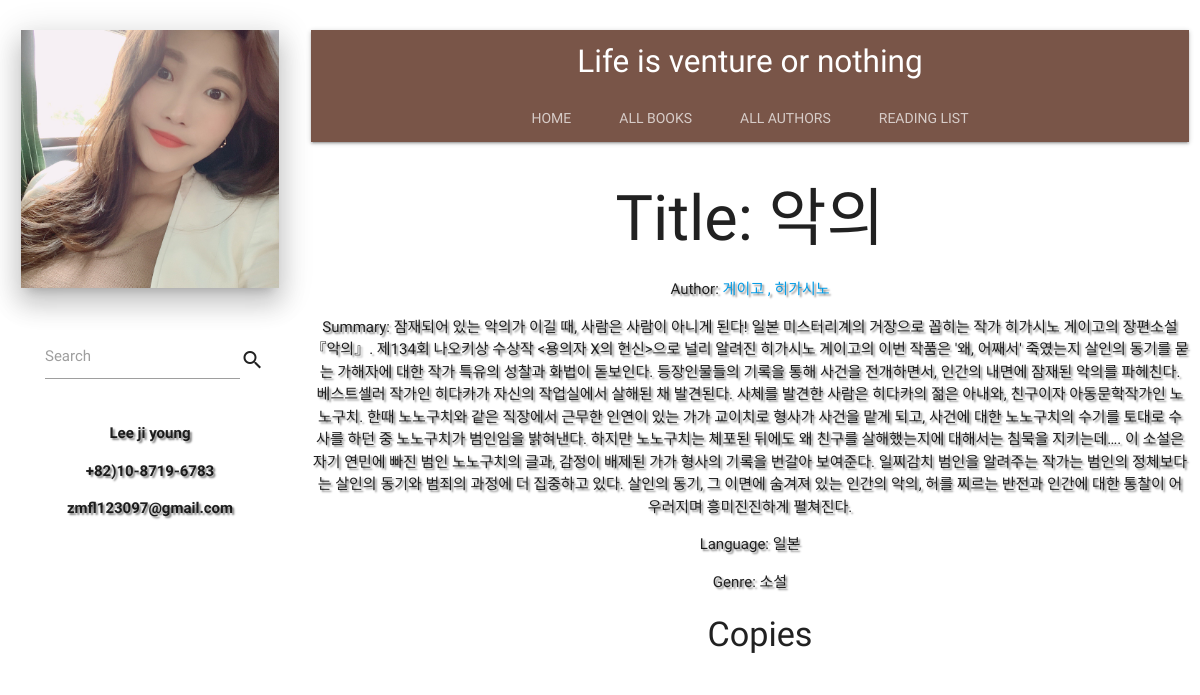
Screenshot of /catalog/book/6/ with the database file from the repository.
### catalog/models.py (models this page shows, shortened)
class Book(models.Model):
    bookname = models.CharField(max_length=200)
    author = models.ForeignKey('Author', on_delete=models.SET_NULL, null=True)
    summary = models.TextField()
    wrote_language = models.ForeignKey('Language', on_delete=models.SET_NULL, null=True)
    genre = models.ManyToManyField(Genre, help_text='Select a genre for this book')

class Author(models.Model):
    first_name = models.CharField(max_length=100)
    last_name = models.CharField(max_length=100)
    image = StdImageField(
        upload_to=profile_image_upload_directory,
        verbose_name="저자 프로필 사진",
        blank=True,
        null=True,
    )
    class Meta:
        ordering = ['last_name', 'first_name']
    def __str__(self):
        return '{0} , {1}'.format(self.last_name, self.first_name)

class Language(models.Model):
    L_type = models.CharField(max_length=200, help_text='Enter a book Language ')
    class Meta:
        ordering = ['L_type']
    def __str__(self):
        return self.L_type

class Genre(models.Model):
    name = models.CharField(max_length=200, help_text='Enter a book genre (e.g. Science Fiction)')
    def __str__(self):
        return self.name

### catalog/views.py (the view)
# urls.py: path('book/<int:pk>/', views.Bookdetail.as_view(), name='book_detail'),
class Bookdetail(generic.DetailView):
    model = Book
    template_name = 'catalog/book_detail.html'
    context_object_name = 'book'

### catalog/templates/catalog/book_detail.html (shortened to what this page needs)
{% extends "catalog/base_generic.html" %}
{% block content %}
  <h1>Title: {{ book.bookname }}</h1>
  <p><strong>Author:</strong> <a href="{% url 'author_detail' book.author.pk %}">{{ book.author }}</a></p>
  <p><strong>Summary:</strong> {{ book.summary }}</p>
  <p><strong>Language:</strong> {{ book.wrote_language }}</p>
  <p><strong>Genre:</strong> {% for genre in book.genre.all %} {{ genre }} {% if not forloop.last %}, {% endif %}{% endfor %}</p>
  <div style="margin-left:20px; margin-top:20px">
    <h4>Copies</h4>
  </div>
{% endblock %}

### catalog/static/css/style.css (style rules this page uses)
body { font-family: 'Nanum Gothic', sans-serif; }
.row p { text-shadow: 2px 2px 2px gray; font-family: 'Asap', sans-serif; }
h1, h2, h3, h4 { text-align: center; }

### rows the page displays
Book: bookname "악의", author "게이고 , 히가시노", summary "잠재되어 있는 악의가 이길 때, 사람은 사람이 아니게 된다! 일본 미스터리계의 거장으로 꼽히는 작가 히가시노 게이고의 장편소설『악의』. 제134회 나오키상 수상작 <용의자 X의 헌신>으로 널리 알려진 히가시노 게이고의 이번 작품은 '왜, 어째서' 죽였는지 살인의 동기를 묻는 가해자에 대한 작가 특유의 성찰과 화법이 돋보인다. 등장인물들의 기록을 통해 사건을 전개하면서, 인간의 내면에 잠재된 악의를 파헤친다. 베스트셀러 작가인 히다카가 자신의 작업실에서 살해된 채 발견된다. 사체를 발견한 사람은 히다카의 젊은 아내와, 친구이자 아동문학작가인 노노구치. 한때 노노구치와 같은 직장에서 근무한 인연이 있는 가가 교이치로 형사가 사건을 맡게 되고, 사건에 대한 노노구치의 수기를 토대로 수사를 하던 중 노노구치가 범인임을 밝혀낸다. 하지만 노노구치는 체포된 뒤에도 왜 친구를 살해했는지에 대해서는 침묵을 지키는데…. 이 소설은 자기 연민에 빠진 범인 노노구치의 글과, 감정이 배제된 가가 형사의 기록을 번갈아 보여준다. 일찌감치 범인을 알려주는 작가는 범인의 정체보다는 살인의 동기와 범죄의 과정에 더 집중하고 있다. 살인의 동기, 그 이면에 숨겨져 있는 인간의 악의, 허를 찌르는 반전과 인간에 대한 통찰이 어우러지며 흥미진진하게 펼쳐진다.", wrote_language "일본"
Genre: name "소설"
